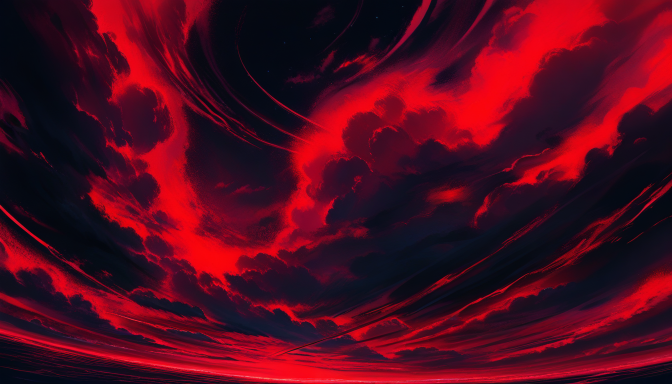
#> input picture ArtSource/Backgrounds/RedMoon/sky_raw.png, 1344 x 768 px (shown at 1/2 size); its folder holds 4 pictures in this run
$ python background.py
#> lines starting #> are read from the running program, lines starting #| are printed output that depends on the picture
#> (reads tools/gen3d/backends.json from the repository)
### tools/gen3d/concept.py
"""Images de concept via l'API locale de ComfyUI (bibliothèque standard uniquement).

ComfyUI doit tourner (python main.py, port 8188 par défaut). On envoie un graphe SDXL
minimal : checkpoint → prompts → KSampler → VAE → image PNG, puis on récupère le fichier.
"""
import json
import shutil
import time
import urllib.parse
import urllib.request
import uuid
from pathlib import Path

DEFAULT_NEGATIVE = (
    "child, kid, chibi, nsfw, lowres, bad anatomy, bad hands, extra fingers, missing fingers, "
    "extra limbs, cropped, out of frame, multiple views, text, watermark, signature, "
    "busy background, shadow on background, worst quality, low quality, low score, bad score, "
    "average score, username, error, blurry"
)


# [5 lines left out: function _request, not called in this run]


def upload_image(base, path):
    """Envoie une image dans le dossier input de ComfyUI et renvoie son nom côté serveur."""
    path = Path(path)
    boundary = uuid.uuid4().hex
    body = (
        f"--{boundary}\r\nContent-Disposition: form-data; name=\"overwrite\"\r\n\r\ntrue\r\n"
        f"--{boundary}\r\nContent-Disposition: form-data; name=\"image\"; filename=\"{path.name}\"\r\n"
        "Content-Type: image/png\r\n\r\n"
    ).encode("utf-8") + path.read_bytes() + f"\r\n--{boundary}--\r\n".encode("utf-8")
    req = urllib.request.Request(f"{base}/upload/image", data=body,
                                 headers={"Content-Type": f"multipart/form-data; boundary={boundary}"})
    with urllib.request.urlopen(req, timeout=60) as resp:
        return json.loads(resp.read())["name"]


# [149 lines left out: functions build_workflow, generate, main, not called in this run]


# [2 lines that do not run on import are left out]

### tools/gen3d/background.py
"""Couches peintes du décor de l'arène de la lune rouge, via ComfyUI + Animagine XL 4.0.

Pour chaque couche : génération (graine fixe), raccord sans couture pour les couches qui se répètent
(fondu enchaîné entre les deux bords, qui garantit la continuité, puis la bande fondue, ramenée au centre,
est repeinte par inpainting partiel pour changer la double image en formes cohérentes), détourage des couches en parallaxe, puis
réglage de valeur : plus une couche est lointaine, plus elle est sombre, désaturée et noyée dans la brume
rouge, pour que les personnages ressortent toujours du fond.

Détourage : les couches sont peintes en silhouettes à contre-jour sur un ciel rouge vif uni, puis le ciel
est retiré par sa luminosité. Un fond vert ne marche pas avec Animagine : il en fait une scène éclairée en vert.

    "C:/RED MET/ai/ComfyUI/.venv/Scripts/python.exe" -I tools/gen3d/background.py            # tout
    "C:/RED MET/ai/ComfyUI/.venv/Scripts/python.exe" -I tools/gen3d/background.py ruins sky  # quelques couches

ComfyUI doit tourner. Un original déjà généré (ArtSource/Backgrounds/RedMoon/<couche>_raw.png) est réutilisé :
supprimez-le pour en générer un nouveau. Bruts et métadonnées : ArtSource/Backgrounds/RedMoon/ ; couches finales :
Assets/_Game/Art/Backgrounds/RedMoonPainted/<couche>.png (lues par Editor/RedMoonDecor.cs).
"""
import json
import sys
from pathlib import Path

import numpy as np
from PIL import Image, ImageFilter

sys.path.insert(0, str(Path(__file__).resolve().parent))
import concept  # noqa: E402

ROOT = Path(__file__).resolve().parents[2]
RAW = ROOT / "ArtSource" / "Backgrounds" / "RedMoon"
OUT = ROOT / "Assets" / "_Game" / "Art" / "Backgrounds" / "RedMoonPainted"

STYLE = "no humans, scenery, dark fantasy, anime style, highly detailed background art, painterly, dramatic lighting"
BACKLIT = ("dark silhouette against a bright glowing red sky, backlit, flat bright red background, simple background, "
           "uniform red sky")
NEGATIVE = ("1girl, 1boy, person, people, character, text, watermark, signature, logo, frame, border, "
            "lowres, blurry, jpeg artifacts, worst quality, low quality, cropped")
NEGATIVE_KEYED = NEGATIVE + ", clouds, moon, sun, stars, fog, mist, water, reflection, dark sky, night sky, green"
NEGATIVE_SKY = NEGATIVE + ", moon, planet, sun, ground, land, mountains, landscape, horizon line, buildings, trees"
NEGATIVE_MOON = NEGATIVE + ", lens flare, light streak, horizon, ground, eclipse, dark side, crescent"
NEGATIVE_GROUND = NEGATIVE + ", sky, horizon, trees, cave, landscape, scenery, perspective, water, snow, blue"

# nom : prompt, taille, graine, détourage, répétition horizontale, profondeur (0 = plan du jeu, 1 = ciel).
LAYERS = {
    "sky": ("night sky, dark storm clouds lit by red light from below, blood red sky near the horizon, black sky above, "
            "no moon, cloudscape, only sky", (1344, 768), 5101, False, True, 1.0),
    "moon": ("huge full moon, fully lit bright crimson moon surface, detailed craters and maria, glowing red moon, "
             "centered, black background, simple background, space", (1024, 1024), 5112, False, False, 1.0),
    "clouds": ("thin wispy black clouds, long horizontal cloud streaks, smoke wisps, " + BACKLIT,
               (1536, 640), 5103, True, True, 0.95),
    "mountains": ("distant jagged mountain range silhouette, sharp rocky peaks, volcanic mountains, dark crimson haze, "
                  "side view, wide panorama, " + BACKLIT, (1536, 640), 5104, True, True, 0.85),
    "ruins": ("ruins of a gothic city, broken cathedral spires, collapsed arches, crumbling towers, burnt gothic buildings, "
              "silhouette against the light, side view, wide panorama, " + BACKLIT, (1536, 640), 5105, True, True, 0.6),
    "trees": ("twisted dead trees, gnarled bare branches, leafless black trees, battlefield with swords and spears stuck in "
              "the ground, torn war banners on poles, side view, wide panorama, " + BACKLIT, (1536, 640), 5106, True, True, 0.3),
    "battlefield": ("low ash covered ground with scattered battlefield debris, skulls and bones, rusty helmets, broken "
                    "shields, a few swords and spears stuck in the ground, torn banner on a pole, side view, ground level, "
                    "flat horizon, " + BACKLIT, (1536, 640), 5117, True, True, 0.12),
    "foreground": ("dark rocks and dead thorny branches, broken spear shafts, close-up foreground silhouette, black shapes, "
                   "side view, ground level, " + BACKLIT, (1536, 640), 5108, True, True, -0.3),
    # Sol : dessiné par le code (ground_base), en toon comme les personnages. Animagine invente des objets au lieu
    # d'une texture, et même repeint à faible bruit il brouille les pierres : le prompt ne sert qu'au journal.
    "ground": ("stones half buried in grey ash, dead roots (dessiné par le code)", (1024, 512), 5130, False, False, 0.0),
}

HAZE = np.array([0.30, 0.05, 0.05])


# [27 lines left out: function run_workflow, not called in this run]


def tile_seam(cfg, path, prompt, negative, seed, band=300, denoise=0.6):
    """Rend l'image répétable. Fondu enchaîné sur « band » pixels entre le début et la fin de l'image
    (largeur finale : W - band, continuité garantie à la jointure), puis l'image est décalée pour amener la
    bande fondue au centre et repeinte par inpainting partiel (masque flou), qui change la double image en
    formes cohérentes. L'image est enfin remise à sa largeur d'origine."""
#> called with seed = 5101, band = 300, denoise = 0.6
    img = np.asarray(Image.open(path).convert("RGB")).astype(np.float32)
    h, w, _ = img.shape
#> h = 768; w = 1344
    t = np.linspace(0, 1, band)[None, :, None]
    blended = img[:, :w - band].copy()
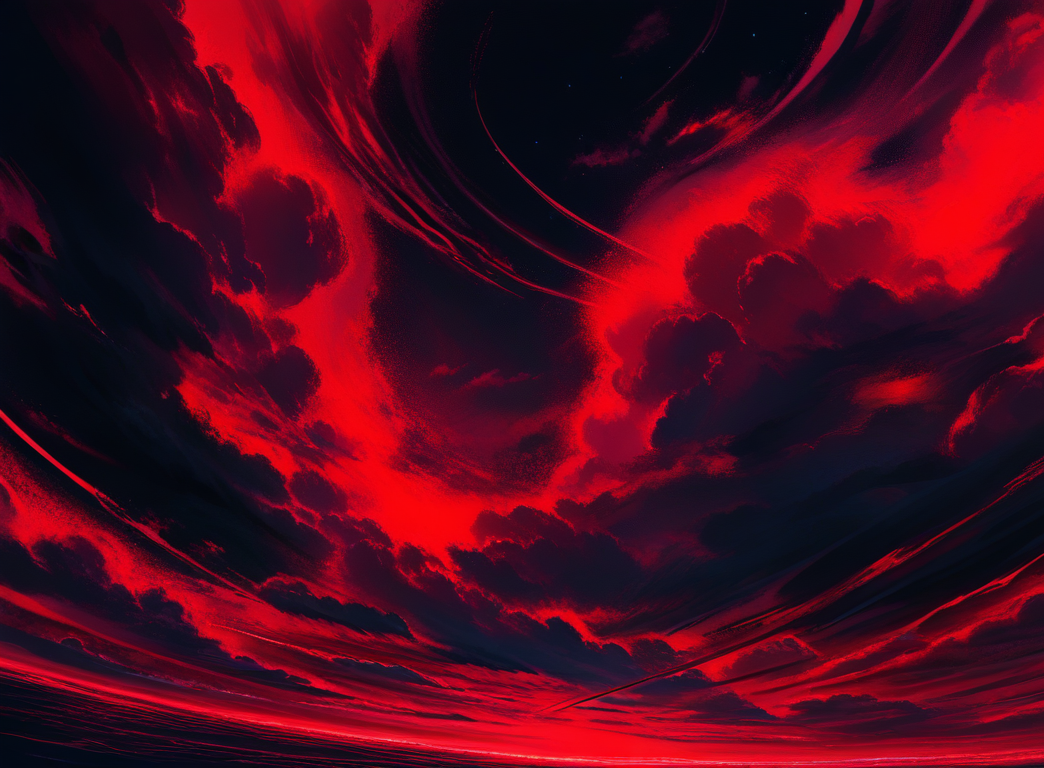
#> blended: shape (768, 1044, 3) float32; mean R, G, B 78.1, 9.6, 29.5
    blended[:, :band] = img[:, w - band:] * (1 - t) + img[:, :band] * t
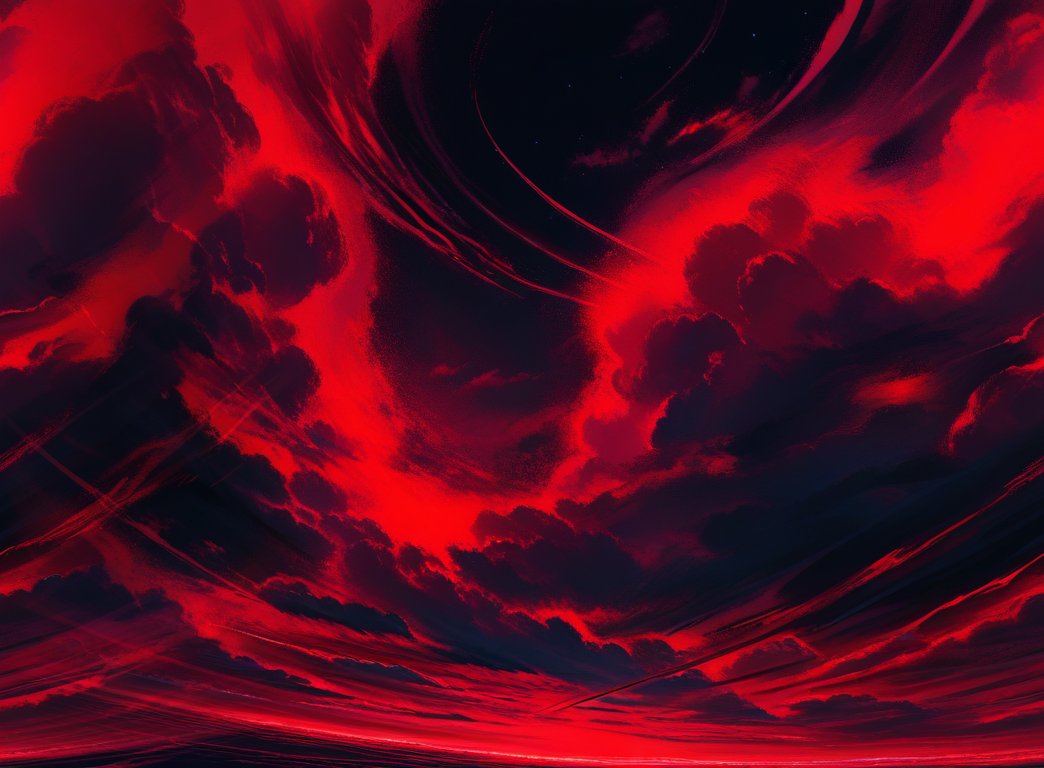
#> blended: shape (768, 1044, 3) float32; mean R, G, B 84.5, 9.8, 30.1
    rolled = np.roll(blended, (w - band) // 2 - band // 2, axis=1)
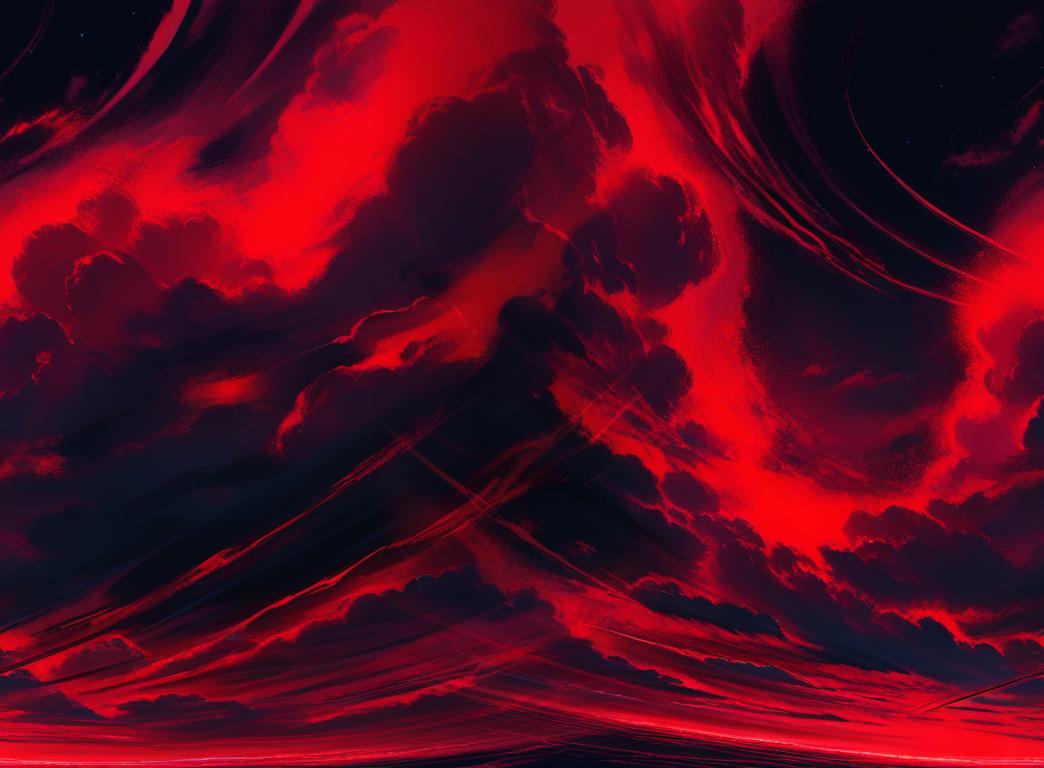
#> rolled: shape (768, 1044, 3) float32; mean R, G, B 84.5, 9.8, 30.1
    rolled_img = Image.fromarray(rolled.astype(np.uint8)).resize((w, h), Image.LANCZOS)
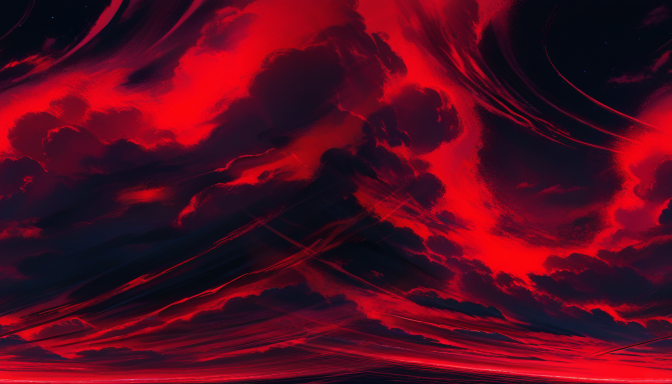
#> rolled_img: PIL image 1344x768 RGB (shown at 1/2 size); mean R, G, B 84.3, 9.6, 29.9
    rolled_path = path.with_name(path.stem + "_rolled.png")
    rolled_img.save(rolled_path)

    x = np.arange(w)
#> x = 1344 values from 0 to 1343
    ramp = np.clip(1 - np.abs(x - w / 2) / (band * 0.75), 0, 1)
    mask = np.repeat((np.clip(ramp * 1.6, 0, 1) * 255).astype(np.uint8)[None, :], h, axis=0)
    mask_path = path.with_name(path.stem + "_seam_mask.png")
    Image.fromarray(mask).save(mask_path)
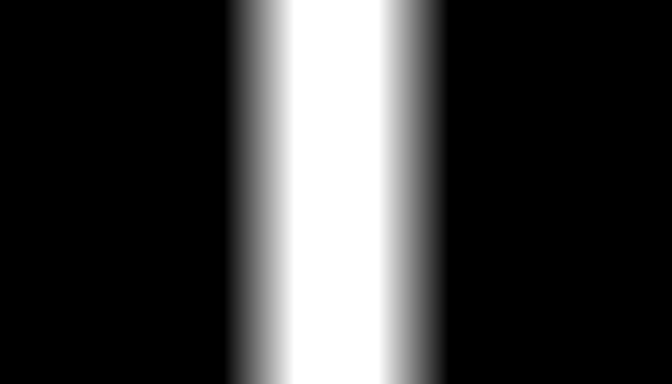
#> saved as sky_raw_seam_mask.png: PIL image 1344x768 L (shown at 1/2 size); min 0, max 255, mean 58.6

    base = cfg["url"].rstrip("/")
    image_name = concept.upload_image(base, rolled_path)
    mask_name = concept.upload_image(base, mask_path)
    full = cfg.get("prompt_prefix", "") + prompt + cfg.get("prompt_suffix", "")
    workflow = {
        "1": {"class_type": "CheckpointLoaderSimple", "inputs": {"ckpt_name": cfg["checkpoint"]}},
        "2": {"class_type": "CLIPTextEncode", "inputs": {"clip": ["1", 1], "text": full}},
        "3": {"class_type": "CLIPTextEncode", "inputs": {"clip": ["1", 1], "text": negative}},
        "8": {"class_type": "LoadImage", "inputs": {"image": image_name}},
        "10": {"class_type": "LoadImage", "inputs": {"image": mask_name}},
        "12": {"class_type": "ImageToMask", "inputs": {"image": ["10", 0], "channel": "red"}},
        "4": {"class_type": "VAEEncode", "inputs": {"pixels": ["8", 0], "vae": ["1", 2]}},
        "14": {"class_type": "SetLatentNoiseMask", "inputs": {"samples": ["4", 0], "mask": ["12", 0]}},
        "5": {"class_type": "KSampler", "inputs": {
            "model": ["1", 0], "positive": ["2", 0], "negative": ["3", 0], "latent_image": ["14", 0],
            "seed": seed + 1000, "steps": cfg.get("steps", 28), "cfg": cfg.get("cfg", 5.0),
            "sampler_name": cfg.get("sampler", "euler_ancestral"), "scheduler": cfg.get("scheduler", "normal"),
            "denoise": denoise}},
        "6": {"class_type": "VAEDecode", "inputs": {"samples": ["5", 0], "vae": ["1", 2]}},
        "13": {"class_type": "ImageCompositeMasked", "inputs": {"destination": ["8", 0], "source": ["6", 0],
                                                               "x": 0, "y": 0, "resize_source": False, "mask": ["12", 0]}},
        "7": {"class_type": "SaveImage", "inputs": {"images": ["13", 0], "filename_prefix": "redmet_decor"}},
    }
    out_path = path.with_name(path.stem + "_tiled.png")
    duration = run_workflow(cfg, workflow, out_path)
    with open(out_path.with_suffix(".json"), "w", encoding="utf-8") as f:
        json.dump({"source": path.name, "mode": "raccord : fondu enchaîné des bords, bande au centre, SetLatentNoiseMask, masque flou",
                   "band": band, "denoise": denoise, "seed": seed + 1000, "prompt": full, "negative": negative},
                  f, ensure_ascii=False, indent=2)
    return out_path, {"duration_s": duration}


# [139 lines left out: functions key_sky, grade, process, ground_base, not called in this run]


def main():
    sys.stdout.reconfigure(encoding="utf-8", errors="replace")
    with open(Path(__file__).resolve().parent / "backends.json", encoding="utf-8") as f:
        backends = json.load(f)
    cfg = backends["concept"][backends["default_concept"]]
    names = sys.argv[1:] or list(LAYERS)
    RAW.mkdir(parents=True, exist_ok=True)

    for name in names:
        prompt, size, seed, keyed, tiled, _ = LAYERS[name]
        full = f"{prompt}, {STYLE}"
        negative = {"sky": NEGATIVE_SKY, "moon": NEGATIVE_MOON, "ground": NEGATIVE_GROUND}.get(name, NEGATIVE_KEYED if keyed else NEGATIVE)
        path = RAW / f"{name}_raw.png"

        if path.exists():
            print(f"[décor] {name} : original réutilisé ({path.name})", flush=True)
        elif name == "ground":
            ground_base(path, seed)
            print(f"[décor] {name} : {path.name}, dessiné par le code", flush=True)
        else:
            generated, info = concept.generate(cfg, full, negative, seed, RAW, name, size=size)
            generated.replace(path)
            generated.with_suffix(".json").replace(path.with_suffix(".json"))
            print(f"[décor] {name} : {path.name} ({info['duration_s']} s)", flush=True)

        if tiled:
            path, info = tile_seam(cfg, path, full, negative, seed)
            print(f"[décor] {name} raccordé : {path.name} ({info['duration_s']} s)", flush=True)

        process(name, path)
        print(f"[décor] {name} traité : {OUT / (name + '.png')}", flush=True)

    return 0


if __name__ == "__main__":
#> (the run stopped early here; a loop or call above may not have finished)
